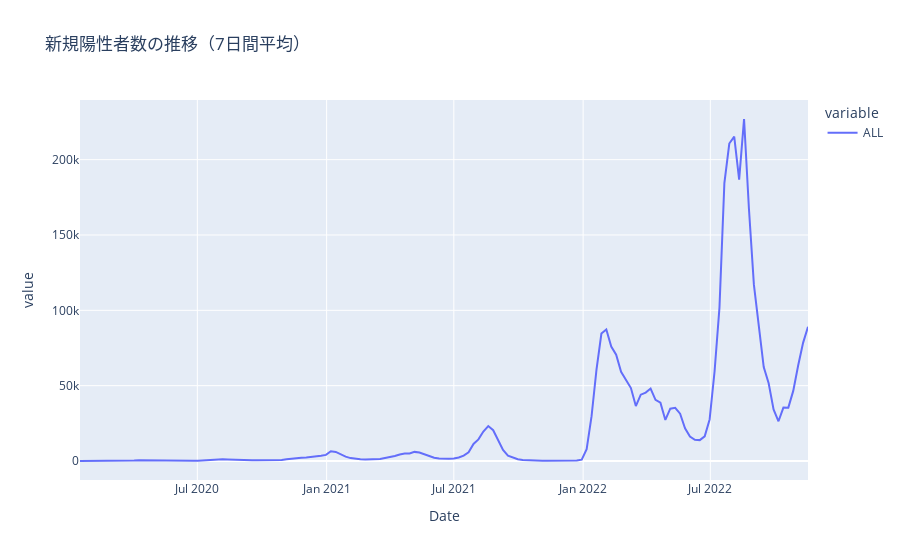

Notebook cell for this chart:
### Code cell
px.line(all_prefs.resample("7D").mean(), title="新規陽性者数の推移（7日間平均）")

### Figure 1 — Plotly figure (JSON) as saved in the notebook; plotly's stock layout.template omitted (floating-point values rounded to 4 significant figures; data arrays with more than 128 entries replaced by an {"elided": "..."} marker saying what was removed)
{"data": [{"hovertemplate": "variable=ALL<br>Date=%{x}<br>value=%{y}<extra></extra>", "legendgroup": "ALL", "line": {"color": "#636efa", "dash": "solid"}, "marker": {"symbol": "circle"}, "mode": "lines", "name": "ALL", "orientation": "v", "showlegend": true, "type": "scatter", "x": {"elided": "149 str values"}, "xaxis": "x", "y": {"elided": "149 float values"}, "yaxis": "y"}], "layout": {"legend": {"title": {"text": "variable"}, "tracegroupgap": 0}, "title": {"text": "新規陽性者数の推移（7日間平均）"}, "xaxis": {"anchor": "y", "domain": [0, 1], "title": {"text": "Date"}}, "yaxis": {"anchor": "x", "domain": [0, 1], "title": {"text": "value"}}}}
